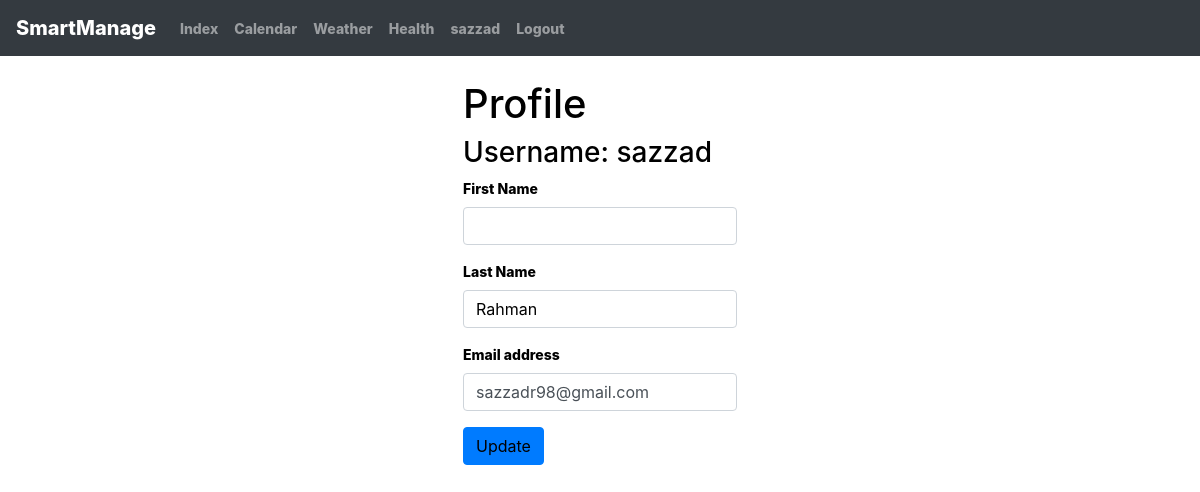
The page /profile/ (signed in) on the database as committed earlier.
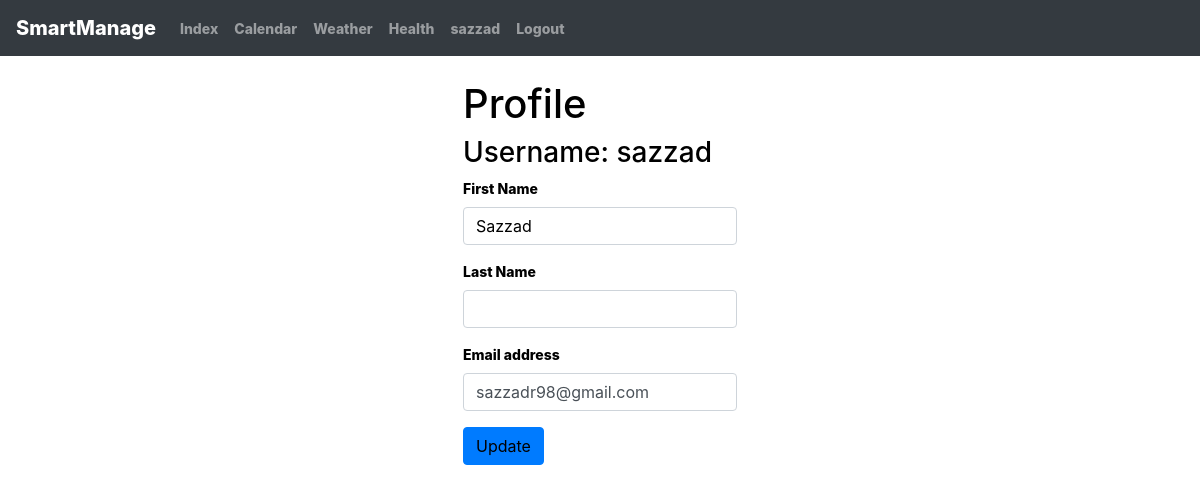
The same page on the database as committed later.
### manCal/models.py (models this page shows)
class CustomUser(AbstractUser):
    email = models.EmailField()

### manCal/views.py (the view, shortened to what this page needs)
# urls.py: path('profile/', views.profileView, name='profile'),
@login_required
def profileView(request):
    context = {
    }
    return render(request, "profile.html", context)

### manCal/templates/profile.html (shortened to what this page needs)
{% extends "base.html" %}
{% load static %}
{% block content %}
<div class="d-flex justify-content-center p-4 bd-highlight ">
    <form method= 'POST' action= {% url 'manCal:profile' %} >
    <h1>Profile</h1>
    <h3>Username: {{user.username}}</h3>
        <div class="form-group ">
            <label for="exampleInputEmail1">First Name</label>
            <input type="text" class="form-control" name="first_name" value={{user.first_name}} >
        </div>
        <div class="form-group">
            <label for="exampleInputEmail1">Last Name</label>
            <input type="text" class="form-control" name = "last_name" value={{user.last_name}}>
        </div>
        <div class="form-group">
            <label for="exampleInputEmail1">Email address</label>
            <input type="email" class="form-control" name= "email" value= {{user.email}} >
        </div>
        <button type="submit" class="btn btn-primary">Update</button>
    </form>
</div>
{% endblock content %}

### manCal/templates/base.html (shortened to what this page needs)
{% load static %}
<!DOCTYPE html>
<html lang="en">
    <head>
        <link rel="stylesheet" href="https://maxcdn.bootstrapcdn.com/bootstrap/4.0.0/css/bootstrap.min.css">
        <link rel="stylesheet" href="https://use.fontawesome.com/releases/v5.0.10/css/all.css">
        <link rel="stylesheet" type="text/css" href="{% static 'css/style.css' %}">
    </head>
    <body>
        <nav class="navbar navbar-expand-lg navbar-dark bg-dark">
        <a class="navbar-brand" href="{% url 'home' %}">SmartManage</a>
        <div class="collapse navbar-collapse" id="navbarNav">
            {% if user.is_authenticated %}
            <ul class="navbar-nav ">
                <li class="nav-item ">
                    <a class="nav-link" href="{% url 'manCal:index' %}">Index</a>
                </li>
                <li class="nav-item">
                    <a class="nav-link" href="{% url 'manCal:calendar' %}">Calendar</a>
                </li>
                <li class="nav-item">
                    <a class="nav-link" href="{% url 'manCal:weather' %}">Weather</a>
                </li>
                <li class="nav-item">
                    <a class="nav-link" href="{% url 'manCal:health' %}">Health</a>
                </li>
                <li class="nav-item">
                    <a class="nav-link" href="{% url 'manCal:profile' %}">{{user}}</a>
                </li>
                <li class="nav-item">
                    <a class="nav-link" href="{% url 'logout' %}">Logout</a>
                </li>
            </ul>
            {% endif %}
        </div>
        </nav>
        {% block content %}
        {% endblock content %}
    </body>
</html>

### manCal/static/css/style.css (style rules this page uses)
ul, li { list-style-type: none; }
button { padding: 3px; }
a, button[type="submit"], input[type=text] { color: black; text-decoration: none; -webkit-transition: all 400ms ease-in-out; -moz-transition: all 400ms ease-in-out; -o-transition: all 400ms ease-in-out; -ms-transition: all 400ms ease-in-out; transition: all 400ms ease-in-out }

### manCal/templates/base.html (style rules this page uses)
body { font-weight: 800; font-size: 14px; color: black; }

Rows that differ between the two databases and show on the page:
changed CustomUser "sazzad": first_name (not shown) → "Sazzad"; last_name "Rahman" → (not shown)
